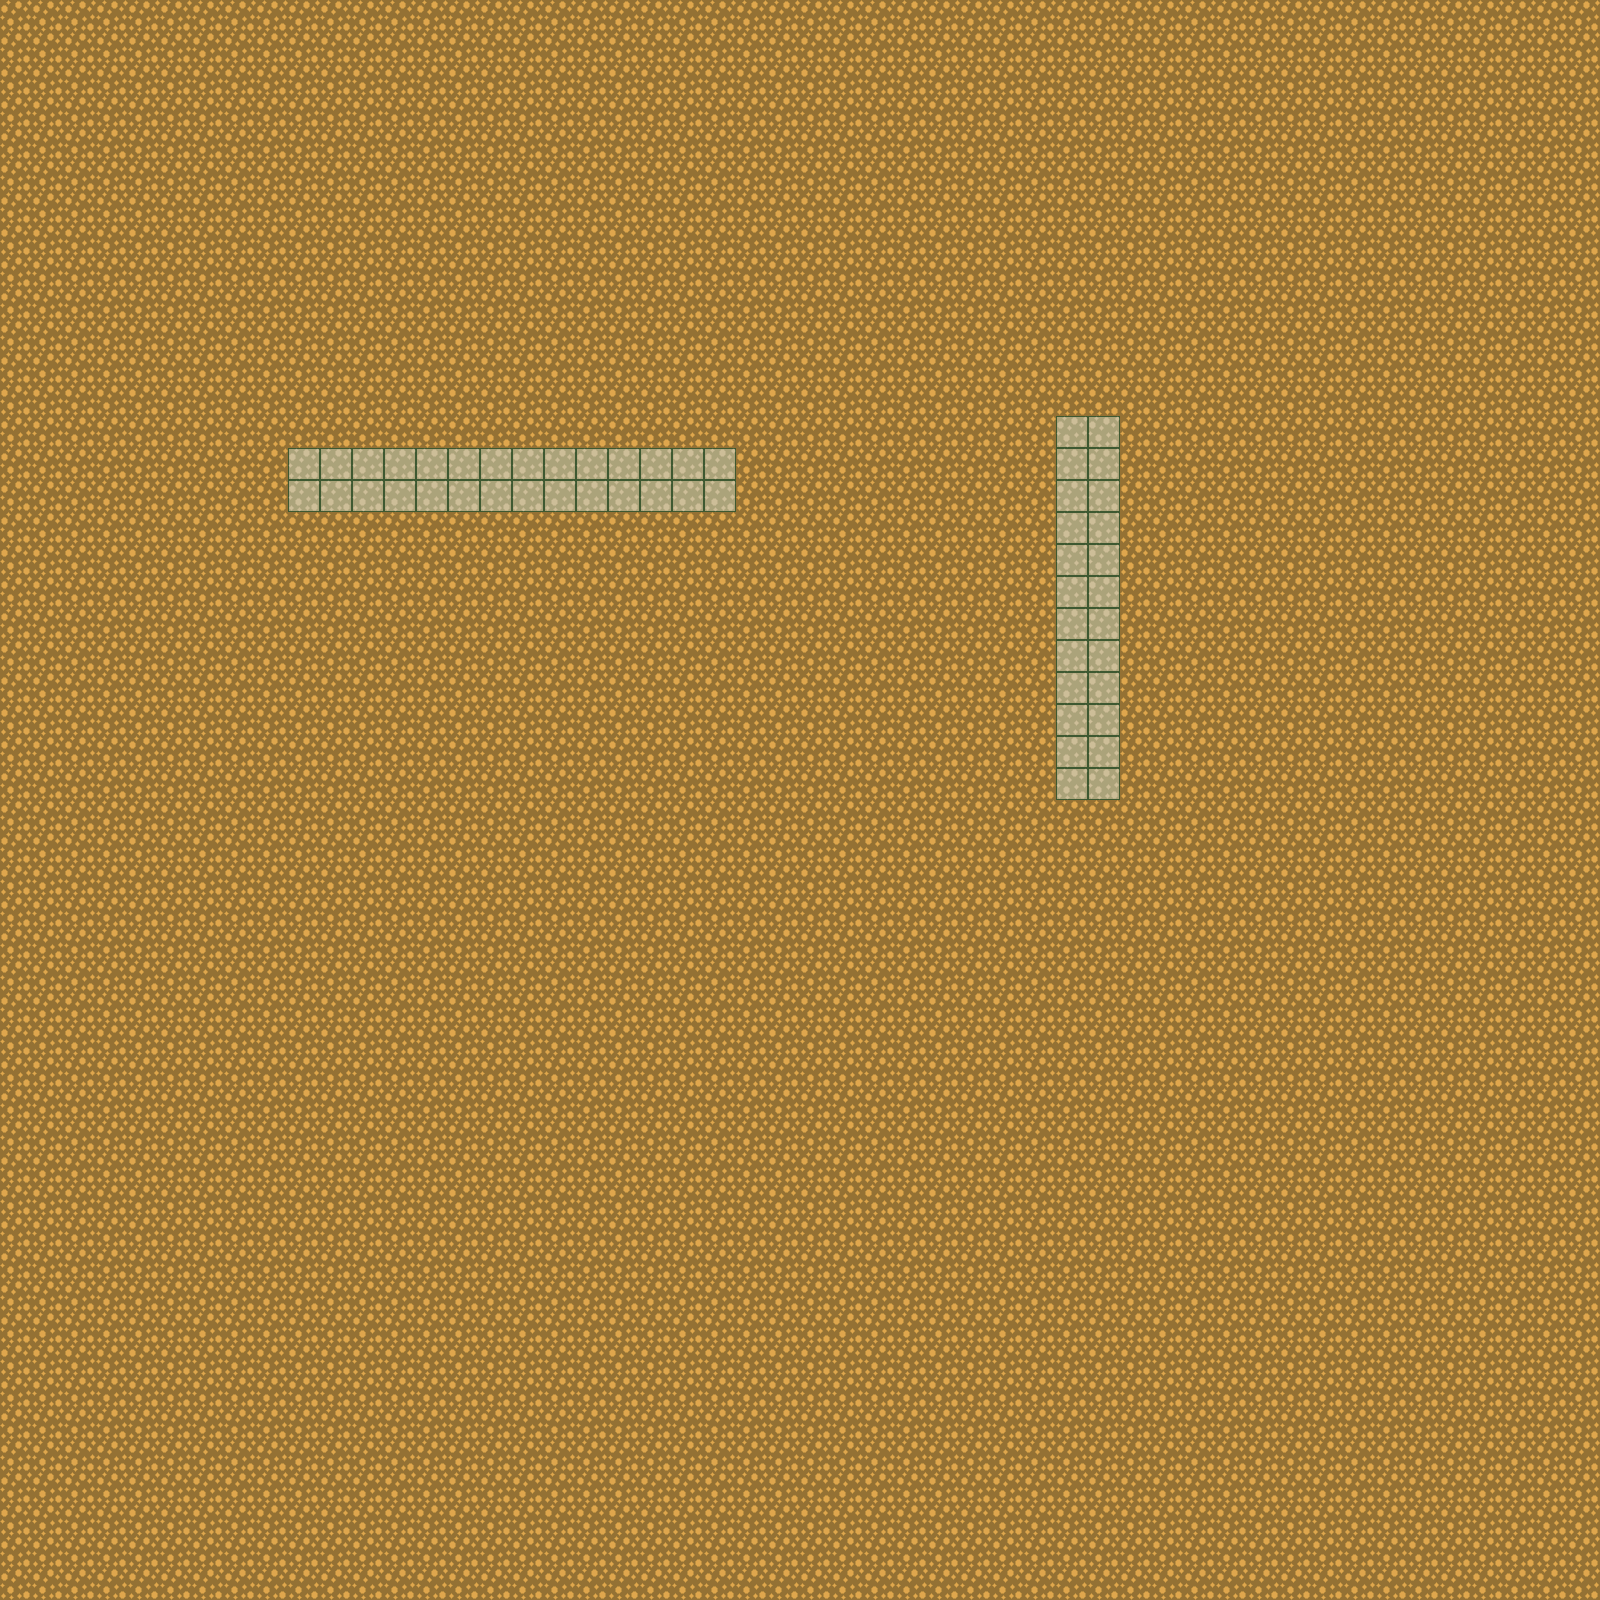

This game map was drawn from its Tiled (.tmx) file and the tilesets committed beside it. A one-line description and the trimmed map source follow:
An orthogonal 50x50 tile map with 32x32 px tiles, 2 tile layers (bg, st), 2 tilesets and 1 object (StartPoint).

<map version="1.0" orientation="orthogonal" width="50" height="50" tilewidth="32" tileheight="32">
 <tileset firstgid="1" name="rpgTileset" tilewidth="32" tileheight="32">
  <image source="plains.png" width="192" height="576" />
 </tileset>
 <tileset firstgid="109" name="st" tilewidth="32" tileheight="32">
  <image source="pbe_psk_outdoor_tiles.png" width="320" height="608" />
  <tile id="0">
   <properties>
    <property name="Collidable" value="True" />
   </properties>
  </tile>
 </tileset>
 <layer name="bg" width="50" height="50">
  <data>[2500 cells, 2500 non-empty, 2 distinct tile ids]</data>
 </layer>
 <objectgroup name="oj" width="50" height="50">
  <object name="StartPoint" x="176" y="676" width="48" height="46" />
 </objectgroup>
 <layer name="st" width="50" height="50">
  <data>[2500 cells, 52 non-empty, 1 distinct tile ids]</data>
 </layer>
</map>
